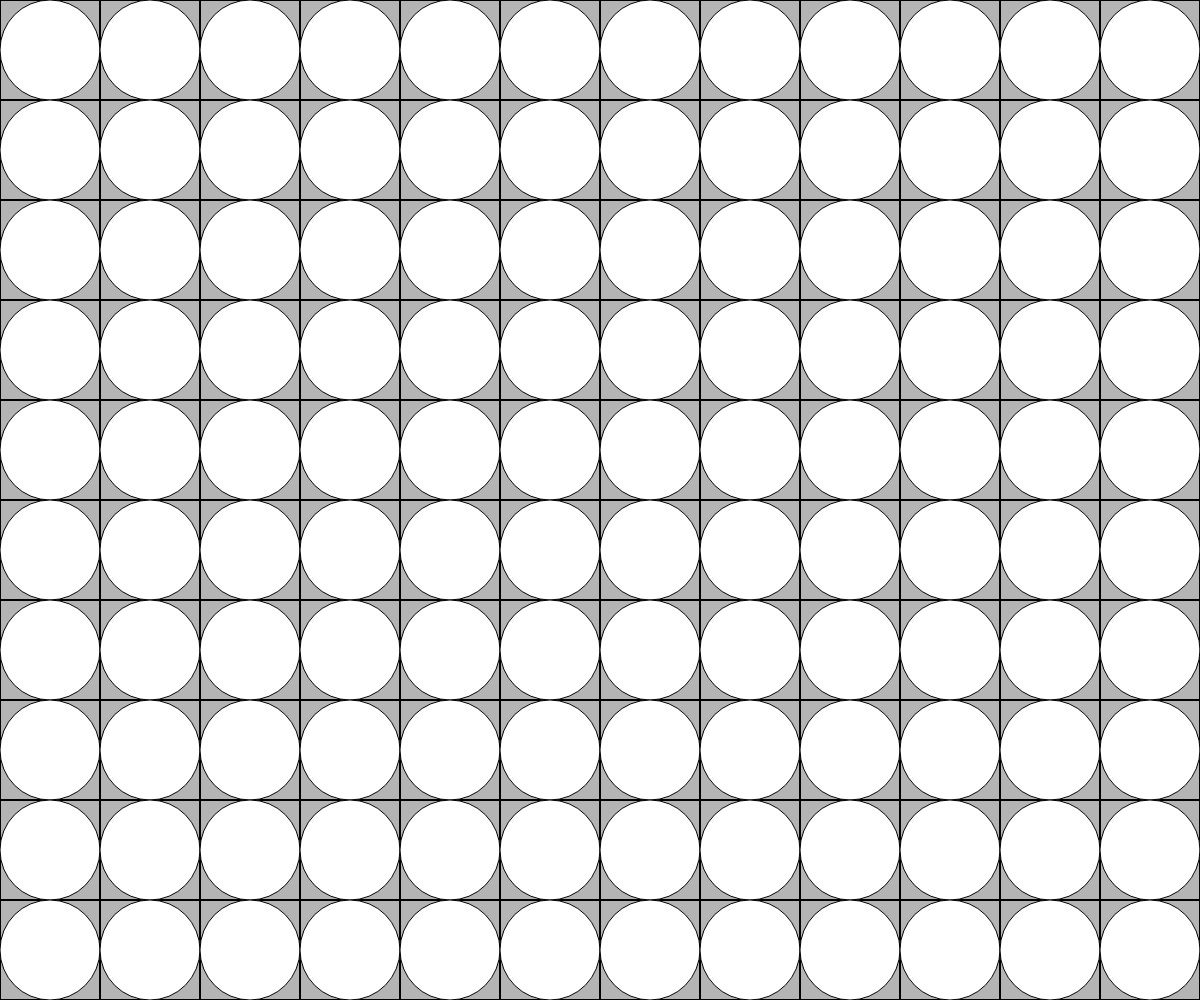
Frame 1 (no input)
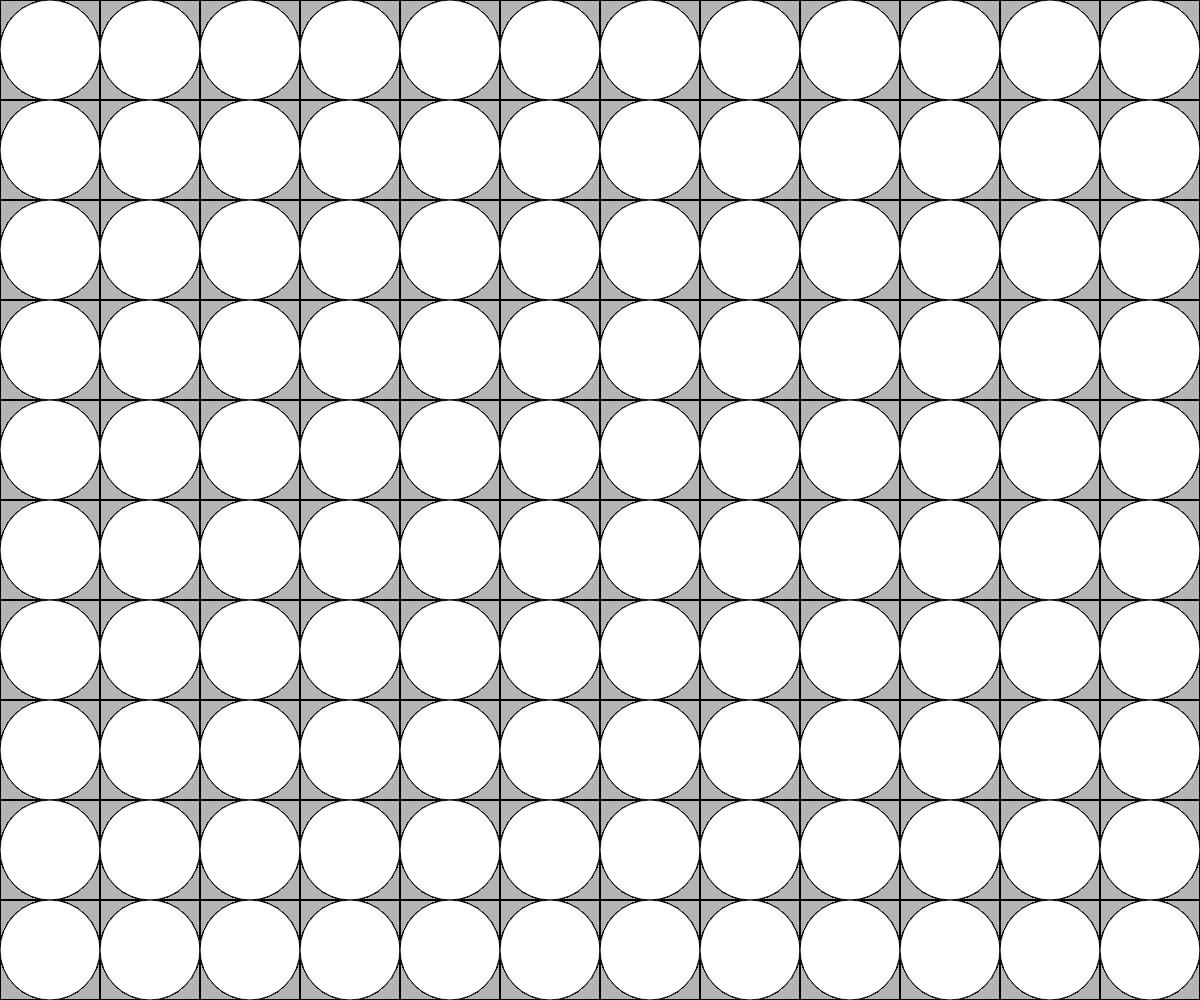
Frame 60 (no input)
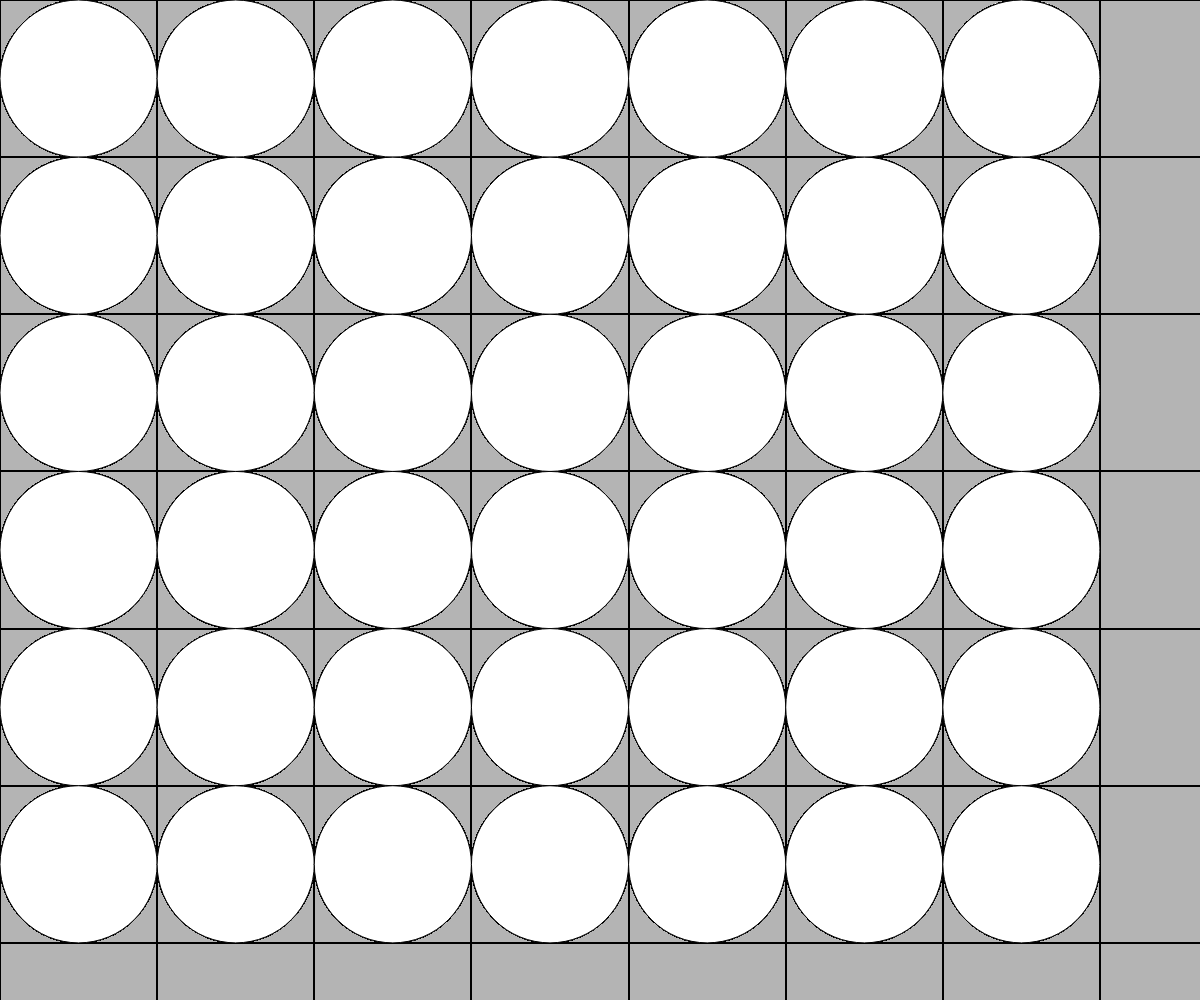
Frame 120 (the mouse pressed at the canvas centre since frame 60)

The p5.js sketch that drew these frames (run headless with seeded random() and noise() and a simulated clock; from frame 60 on, the mouse is pressed at the canvas centre):

// p5.js sketch
// ── sketch.js
let slotSize = 100;


function setup() {
    createCanvas(windowWidth, windowHeight);

    background(180);
}


function draw() {

    fill(255);
    for (let i = 0; i <= width ; i += slotSize) {
        for (let j = 0; j <= height ; j += slotSize) {
            line(i, 0, i, height);
            line(0, j, width, j);
        }
    }

    for (let i = slotSize / 2; i <= width - slotSize / 2; i += slotSize) {
        for (let j = slotSize / 2; j <= height - slotSize / 2; j += slotSize) {
            ellipse(i, j, slotSize, slotSize);
        }
    }
}

function mousePressed(){
    background(180);
    slotSize = random(50, 200)
}

function windowResized() {
    resizeCanvas(windowWidth, windowHeight);
    background(180);
}
